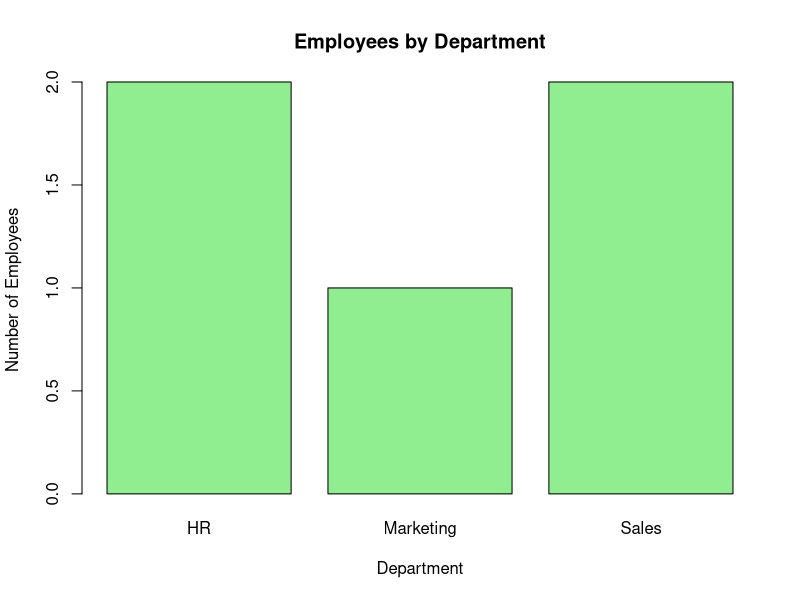

Recreate this plot in R.
department <- c("Sales","HR","Marketing","Sales","HR")

barplot(table(department),
        main="Employees by Department",
        xlab="Department",
        ylab="Number of Employees",
        col="lightgreen")
